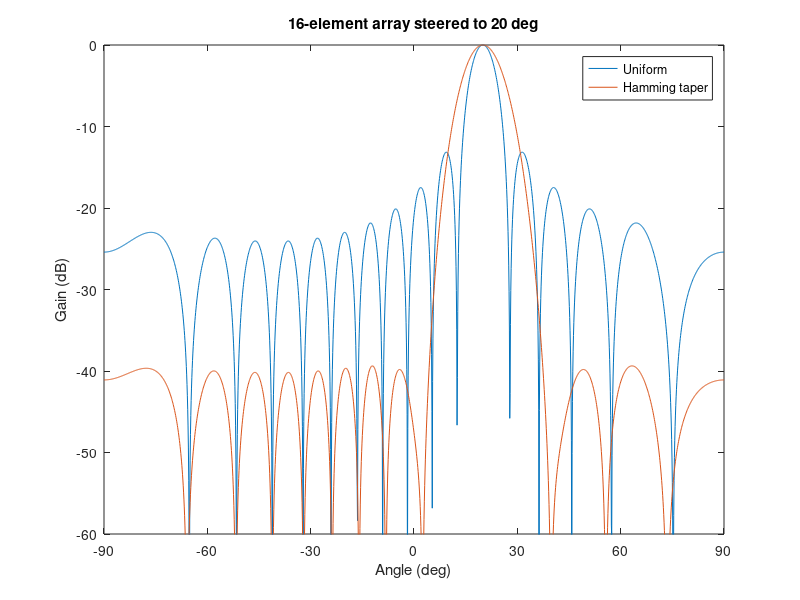

Write MATLAB code to recreate this figure.
% Beam pattern of a 16-element half-wavelength array steered to 20 degrees, uniform
% weights against a Hamming taper: the taper trades a wider beam for lower sidelobes.
N = 16;  d = 0.5;                            % elements, spacing in wavelengths
steer = 20;
theta = (-90:0.1:90)';
n = (0:N-1)';
A = exp(1i*2*pi*d*n*sind(theta'));           % steering vectors, one column per angle
s = exp(1i*2*pi*d*n*sind(steer));
uniform = abs((s / N)' * A)';
tapered = abs((hamming(N) .* s / sum(hamming(N)))' * A)';
gu = 20*log10(uniform / max(uniform));
gt = 20*log10(tapered / max(tapered));

plot(theta, gu, theta, gt);
xlim([-90 90]); xticks(-90:30:90); ylim([-60 0]);
legend('Uniform', 'Hamming taper');
title('16-element array steered to 20 deg');
xlabel('Angle (deg)');
ylabel('Gain (dB)');

% Measured: pointing and beamwidth of the tapered beam; peak sidelobe of each.
[~, k] = max(gt);
main = theta(gt > -3);
first_null_u = 2*asin(1/(N*d))*180/pi / cosd(steer);   % main-lobe width to first nulls, uniform
side_u = max(gu(abs(theta - steer) > first_null_u/2 + 1));
side_t = max(gt(abs(theta - steer) > first_null_u + 2));
fprintf('tapered beam points at %.1f deg, 3 dB width %.1f deg\n', theta(k), max(main) - min(main));
fprintf('peak sidelobe %.1f dB uniform, %.1f dB with the Hamming taper\n', side_u, side_t);
